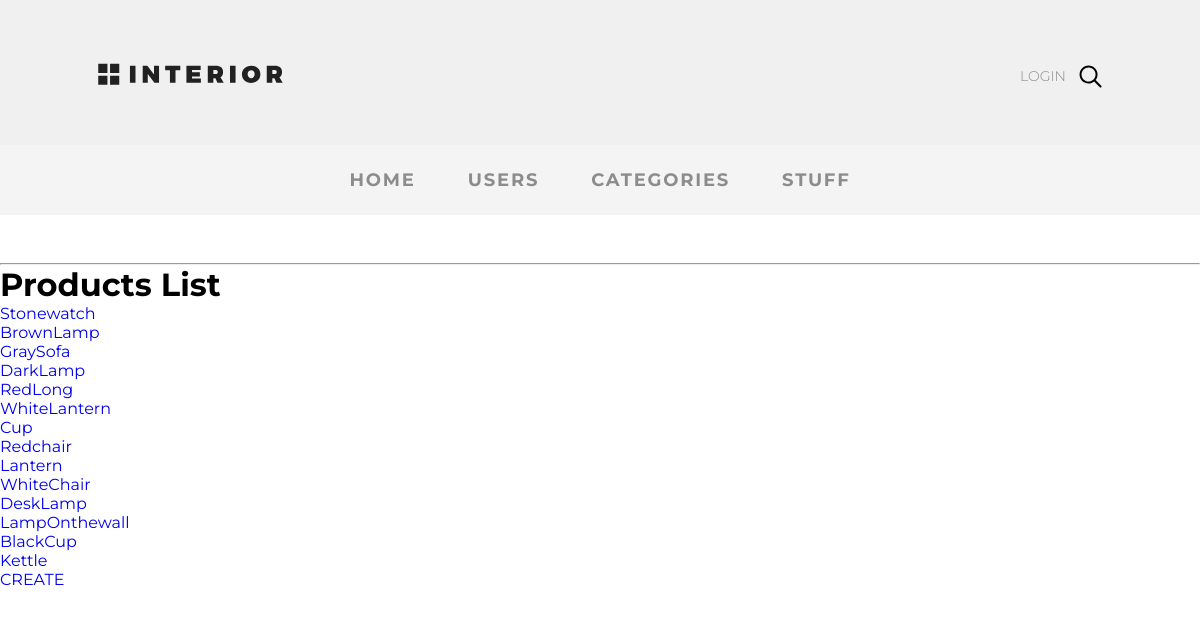
The page /adminapp/products/index on the database its author committed.
### mainapp/models.py (models this page shows)
class Stuff(models.Model):
    name = models.CharField(verbose_name='Бренд', max_length=30)
    category = models.ForeignKey(Category, on_delete=models.CASCADE)
    img = models.ImageField(upload_to='stuff', verbose_name='logo')
    description = models.TextField(verbose_name='Description',blank=True)
    price = models.DecimalField(verbose_name='price',max_digits=10, decimal_places=2)
    quantity = models.PositiveIntegerField(verbose_name='qty', default=120)

### adminapp/views/products.py (the view)
# urls.py: path('products/index', cache_page(360)(products.index), name='products'),
def index(request:HttpRequest):
    models = Stuff.objects.all()
    return render(request,'adminapp/products/index.html', {'models': models})

### mainapp/context_processors.py (called while the page is built)
def basket(request:HttpRequest):
    basket = []
    if request.user.is_authenticated:
        basket = Basket.objects.filter(user=request.user)
    return {
        'basket':basket
    }

### adminapp/templates/adminapp/products/index.html
{% extends 'adminapp/base.html' %}
{% block content %}
<hr>
<h1>Products List</h1>
<ul>
    {% for i in models %}
    <li>
        <a href="{% url 'adminapp:products_read' i.id %}">{{i.name}}</a>
    </li>
    {% endfor %}
    <a href="{% url 'adminapp:products_create' %}">CREATE</a>
</ul>
{% endblock %}

### static/style.css (style rules this page uses)
* { margin: 0; padding: 0; }
body { font-family: 'Montserrat', sans-serif; }
a { text-decoration: none; }

### rows shown on the page
Stuff: name "Stonewatch"
Stuff: name "BrownLamp"
Stuff: name "GraySofa"
Stuff: name "DarkLamp"
Stuff: name "RedLong"
Stuff: name "WhiteLantern"
Stuff: name "Cup"
Stuff: name "Redchair"
Stuff: name "Lantern"
Stuff: name "WhiteChair"
Stuff: name "DeskLamp"
Stuff: name "LampOnthewall"
Stuff: name "BlackCup"
Stuff: name "Kettle"
